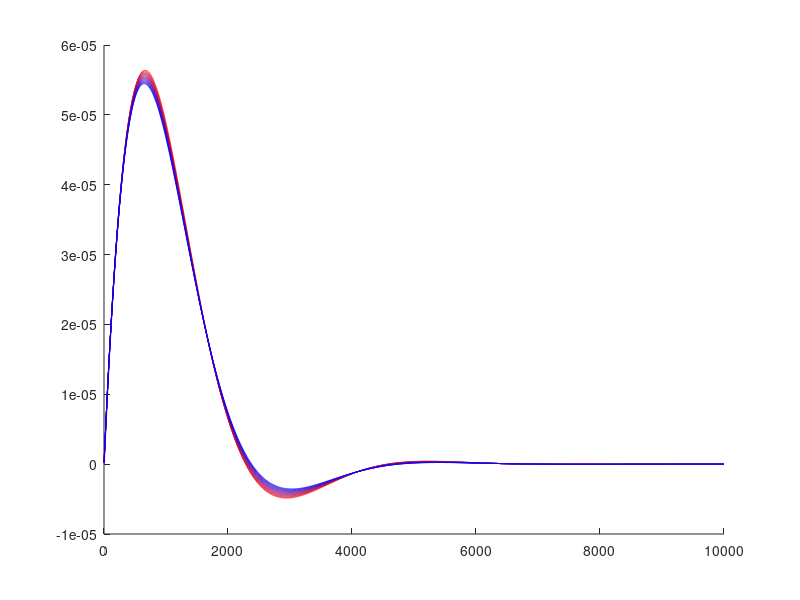

The MATLAB script that drew this image:
% *** модель PLL для m50 ***
% *** пропорциональный усилитель ***

% 1.  ПИД  - без и с шумом
% alfa = 1.53e-3
% betta =  3.053e-6
% gamma = -7.634e-5  (с минусом !!!,  хотя по теории надо плюс)


clear all;

T = 10000; %длительность моделирования
dp_ref_noise = 25.0e-9; %[сек]  - амплитуда случайных колебаний фазы опрного сигнала
tt = 100.0e-3;  %[сек] - максимальная случайная задержка выдачи управляющего напряжения на VCO  

%параметры  компонентов
kf = 2.0e-7;  % [1/В]коэффициент преобразования напряжения в отклонение частоты VCO
kv = 5.0e+6;   % [В/сек] коэффициент преобразования отклонения фазы в управляющее напряжение
              % выбран так, чтобы отклонение фазы за секунду
              % компенсировалось полностью
              % для компенсации отклонения в 1е-9 сек - надо изменить частоту на 1е-9
              % тогда k= kv*kf = 1; kv = 1/kf = 1/2.0e-7 = 5e+6 
k = kv * kf;    % =1 - коэффициент передачи разность фаз [сек] - управл. напряжение [В] - отклонение частоты относительное []  

%праметры управления
a = 1.5;        % [] коэффициент усиления пропорционального усилителя


time = 1:T;    % массив отсчетов времени
dphase = 1:T;  % массив отчетов разности фаз
dfreq = 1:T;  % массив отчетов разности частот

beta = 3.053e-6;         % коэффициэнт усилителя.
%gamma = -7.634e-5;
%alpha = 2.0e-3;
%alpha = 1.53e-3;
alpha = 3.2e-3;

%начальные значения
df_ref = 0;   % [Гц] отклонение частоты опорного сигнала от идеального сигнала 1Гц
dp_ref = 0;   % [сек] отклонение фазы опорного сигнала от идеального сигнала 1Гц
df_vco = 0;   % [Гц] отклонение частоты генератора от идеального сигнала 1Гц
dp_vco = 0;   % [сек] отклонение фазы генератора от идеального сигнала 1Гц
x = dp_ref - dp_vco;

sigma_ref = 68e-9;       % измерянное осцилографом

R = 1;
G = 0;
B = 0;



for i = 2.5:0.1:3.5

%beta = i * 1e-6;
%alpha = i * 1e-3;
j = 7 *(10 - i);
gamma = -j * 1e-5;

t = 0;
z = 0;
x = [ 0 0 0 ];
y = [ 0 0 ];
  
%моделирование
for t = 1:1:T   % время  [sec]
    %начало секунды
  
    y(2) = (alpha + beta + gamma)*x(3) - (alpha + 2*gamma)*x(2) + gamma*x(3) + y(1);
    y(1) = y(2);
      
    df_vco = k * y(2);     % установлено новое отклонение частоты
    dp_ref = dp_ref + df_ref; %+ normrnd(0, sigma_ref);  % набег фазы опорного сигнала за 1 сек из-за отклонения частоты
    dp_ref = dp_ref + df_ref; % + unifrnd(-dp_ref_noise, +dp_ref_noise);  % набег фазы опорного сигнала за 1 сек из-за отклонения частоты     
    dp_vco = dp_vco + df_vco; % * (1 - unifrnd(0, tt));  % набег фазы генератора за 1 сек из-за отклонения частоты 
    
    % в конце секунды 
    z =  dp_ref - dp_vco;       % фазовый детектор запоминает разность фаз в сек для следующей секунды вычислений

    x = [x(2:end) z];        % Конкаттенация вектора. В начало добавляем вновь вычисленный элемент.
    dphase(t) = z;

    
    dfreq(t)=df_ref - df_vco;
    
   
    if t >= 5
        df_ref = 1.0e-7; % скачок частоты на 10-й секунде
    else
    end 
end

%вывод результатов
figure(1);
hold on;

plot(time, dphase, 'Color', [R,G,B]);  % ошибка по фазе - красная 

R = R - 0.1;
B = B + 0.1; 

%hold on;
%plot(time, dfreq,'Color', [1 1 0] );  % ошибка по частоте - синяя

end


% 
% %вывод результатов
% figure(2);
% hold off;
% %plot(time, dphase, 'r');  % ошибка по фазе - красная 
% %hold on;
% plot(time, dfreq,'b');  % ошибка по частоте - синяя
% 
% %min(dfreq)
% %min(dphase)






